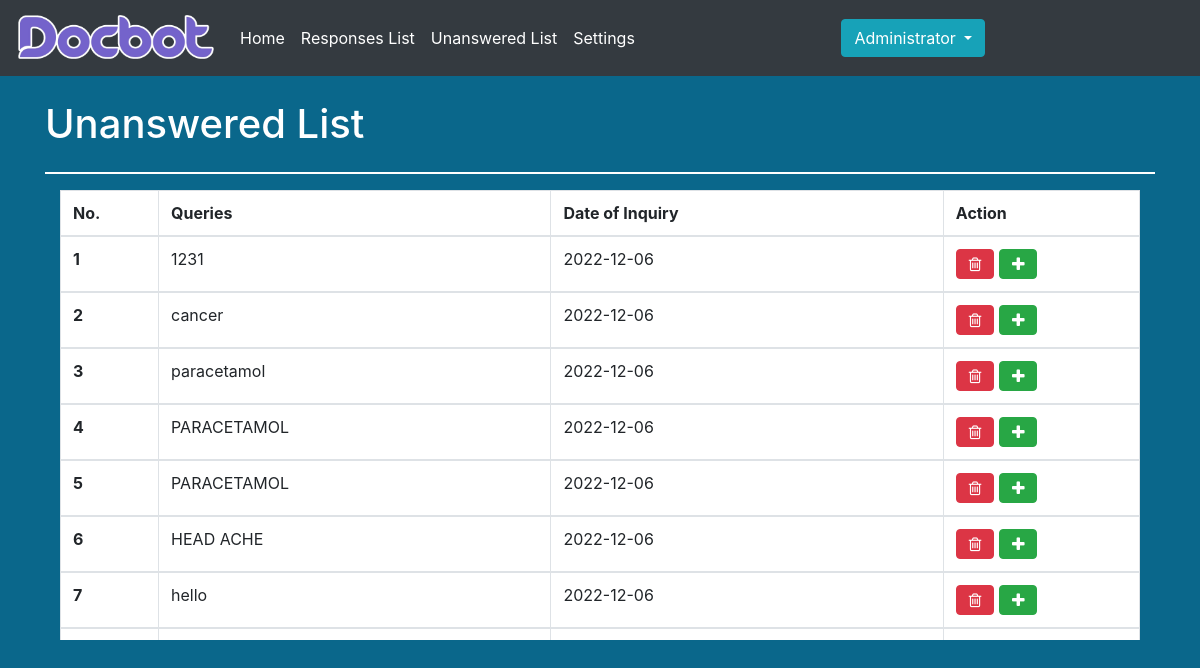
The app's page /admin/unansweredlist.php (signed in) with its own data.
### tables this page shows
CREATE TABLE `inquiry` (
  `id` int(11) NOT NULL,
  `NoAnswer` varchar(255) NOT NULL,
  `Date` date NOT NULL DEFAULT current_timestamp()
);

### admin/unansweredlist.php (the view, shortened to what this page needs)
<?php
include('includes/navbar.php');
include('../includes/database.php');
 ?>
 <!DOCTYPE html>
 <html>
<link rel="stylesheet" type="text/css" href="css/response.css">
 <head>
 </head>
 <body >
 <br>
<div class="container">
<div class="row">
	<div class="col-sm-10"><h1 class="text-left">Unanswered List</h1></div>
</div>
	<hr>
	<div class="col-sm-12 overflow-auto" style="height:450px;">
		<table class="table caption-top table-bordered border-primary tabledesign">
		  <thead>
		    <tr>
		      <th class="col-sm-1" style="position:sticky; top:0; background:white;">No.</th>
		      <th class="col-sm-4" style="position:sticky; top:0; background:white;">Queries</th>
		      <th class="col-sm-4" style="position:sticky; top:0; background:white;">Date of Inquiry</th>
		      <th class="col-sm-2" style="position:sticky; top:0; background:white;">Action</th>
		    </tr>
		  </thead>
		<?php
			$ret=mysqli_query($conn,"SELECT * FROM inquiry");
			$cnt=1;
			while ($row=mysqli_fetch_array($ret)) {
		?>
		  <tbody>
		    <tr>
		      <th><?php echo $cnt;?></th>
		      <td><?php echo $row['NoAnswer'];?></td>
		      <td><?php echo $row['Date'];?></td>
		      <td>
		      	<a class="btn btn-danger" href="unansweredlist.php?delid=<?php echo $row['id'];?>"><i class="fa fa-trash-o"></i></a>
		      	<a class="btn btn-success" href="editunansweredlist.php?delid=<?php echo $row['id'];?>"><i class="fa fa-plus"></i></a>
		  	  </td>
		    </tr>
		<?php
			$cnt=$cnt+1;
			}
		?>
		  </tbody>
		</table>
	</div>
</div>
 </body>
 </html>

### admin/includes/navbar.php (shortened to what this page needs)
<?php
include('../includes/database.php');
 ?>
<link rel="stylesheet" href="https://cdnjs.cloudflare.com/ajax/libs/font-awesome/4.7.0/css/font-awesome.min.css">
<link rel="stylesheet" type="text/css" href="../css/bootstrap.min.css">
<nav class="navbar navbar-expand-lg navbar-dark bg-dark">
  <a class="navbar-brand" href="dashboard.php">
          <img src="../image/docbot_logo.png" alt="Logo" width="200" height="50" class="d-inline-block align-text-center">
  </a>
  <div class="collapse navbar-collapse" id="navbarSupportedContent">
           <ul class="navbar-nav mr-auto">
            <li class="nav-item active">
              <a class="nav-link" href="dashboard.php">Home</a>
            </li>
            <li class="nav-item active">
              <a class="nav-link" href="responselist.php">Responses List</a>
            </li>
            <li class="nav-item active">
              <a class="nav-link" href="unansweredlist.php">Unanswered List</a>
            </li>
            <li class="nav-item active">
              <a class="nav-link" href="Settings.php">Settings</a>
            </li>
          </ul>
          <?php
          $userid = $_SESSION['UID'];
          $query = $conn->query("SELECT * from login where id='$userid'");
          $ret=mysqli_fetch_array($query);
          $name = $ret['Name'];
           ?>
    <ul class="navbar-nav mr-auto">
    <div class="form-inline my-2 my-lg-0">
      <div class="dropdown">
        <button class="btn btn-info dropdown-toggle" type="button" data-bs-toggle="dropdown" aria-expanded="false">
          <?php echo $name; ?>
        </button>
    </ul>
      </div>
</nav>

### admin/css/response.css (style rules this page uses)
body { background: #0a678b; color:white; }
hr { border: 1px solid white; }
.tabledesign { background: white; border-radius: 10px; }

### records on screen
inquiry: NoAnswer "1231", Date "2022-12-06"
inquiry: NoAnswer "cancer", Date "2022-12-06"
inquiry: NoAnswer "paracetamol", Date "2022-12-06"
inquiry: NoAnswer "PARACETAMOL", Date "2022-12-06"
inquiry: NoAnswer "PARACETAMOL", Date "2022-12-06"
inquiry: NoAnswer "HEAD ACHE", Date "2022-12-06"
inquiry: NoAnswer "hello", Date "2022-12-06"

### other values on screen
$name "Administrator"
